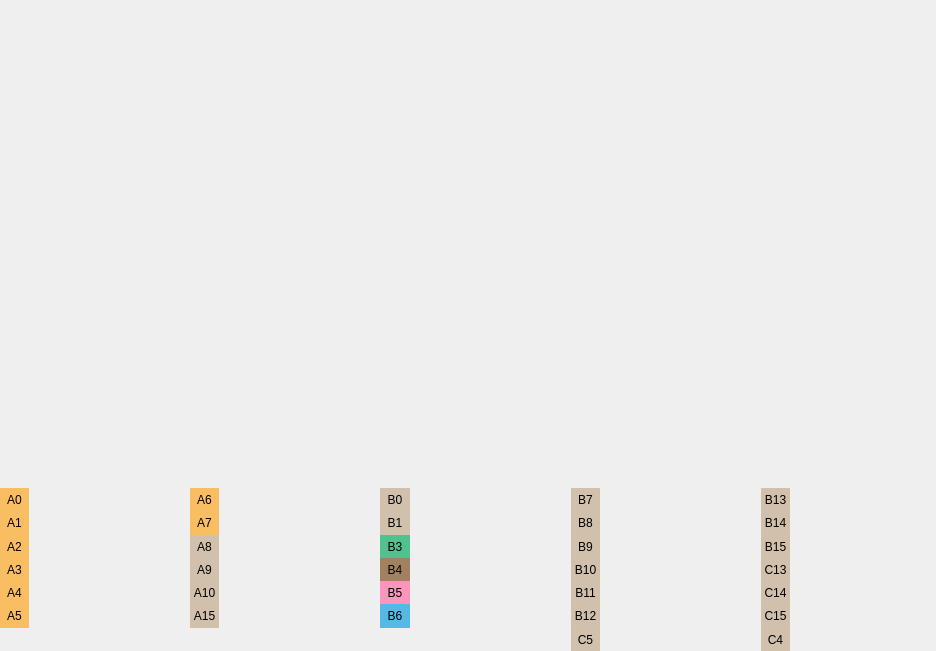
<?xml version="1.0" encoding="UTF-8"?>
<ui version="4.0">
 <class>PinsContrLite</class>
 <widget class="QWidget" name="PinsContrLite">
  <property name="geometry">
   <rect>
    <x>0</x>
    <y>0</y>
    <width>936</width>
    <height>651</height>
   </rect>
  </property>
  <layout class="QVBoxLayout" name="verticalLayout" stretch="11,0,4">
   <property name="spacing">
    <number>0</number>
   </property>
   <property name="leftMargin">
    <number>0</number>
   </property>
   <property name="topMargin">
    <number>0</number>
   </property>
   <property name="rightMargin">
    <number>0</number>
   </property>
   <property name="bottomMargin">
    <number>0</number>
   </property>
   <item>
    <widget class="QLabel" name="label_contrLiteImage">
     <property name="sizePolicy">
      <sizepolicy hsizetype="Ignored" vsizetype="Ignored">
       <horstretch>0</horstretch>
       <verstretch>0</verstretch>
      </sizepolicy>
     </property>
     <property name="text">
      <string notr="true"/>
     </property>
     <property name="pixmap">
      <pixmap resource="../resources.qrc">:/Images/pinout.png</pixmap>
     </property>
     <property name="scaledContents">
      <bool>true</bool>
     </property>
     <property name="alignment">
      <set>Qt::AlignCenter</set>
     </property>
    </widget>
   </item>
   <item>
    <spacer name="verticalSpacer">
     <property name="orientation">
      <enum>Qt::Vertical</enum>
     </property>
     <property name="sizeType">
      <enum>QSizePolicy::Preferred</enum>
     </property>
     <property name="sizeHint" stdset="0">
      <size>
       <width>20</width>
       <height>40</height>
      </size>
     </property>
    </spacer>
   </item>
   <item>
    <layout class="QGridLayout" name="layoutG_pins" rowstretch="1,1,1,1,1,1,1,0" columnstretch="1,5,0,1,5,0,1,5,0,1,5,0,1,5">
     <property name="rightMargin">
      <number>0</number>
     </property>
     <property name="spacing">
      <number>0</number>
     </property>
     <item row="5" column="0">
      <widget class="QLabel" name="text_6">
       <property name="styleSheet">
        <string notr="true">background-color: rgba(251, 176, 59, 200);
color: rgb(0, 0, 0);</string>
       </property>
       <property name="text">
        <string notr="true">A5</string>
       </property>
       <property name="alignment">
        <set>Qt::AlignCenter</set>
       </property>
      </widget>
     </item>
     <item row="0" column="9">
      <widget class="QLabel" name="text_19">
       <property name="styleSheet">
        <string notr="true">background-color: rgba(199, 178, 153, 200);
color: rgb(0, 0, 0);</string>
       </property>
       <property name="text">
        <string notr="true">B7</string>
       </property>
       <property name="alignment">
        <set>Qt::AlignCenter</set>
       </property>
      </widget>
     </item>
     <item row="2" column="3">
      <widget class="QLabel" name="text_9">
       <property name="styleSheet">
        <string notr="true">background-color: rgba(199, 178, 153, 200);
color: rgb(0, 0, 0);</string>
       </property>
       <property name="text">
        <string notr="true">A8</string>
       </property>
       <property name="alignment">
        <set>Qt::AlignCenter</set>
       </property>
      </widget>
     </item>
     <item row="0" column="11">
      <spacer name="horizontalSpacer_4">
       <property name="orientation">
        <enum>Qt::Horizontal</enum>
       </property>
       <property name="sizeType">
        <enum>QSizePolicy::Fixed</enum>
       </property>
       <property name="sizeHint" stdset="0">
        <size>
         <width>15</width>
         <height>10</height>
        </size>
       </property>
      </spacer>
     </item>
     <item row="0" column="5">
      <spacer name="horizontalSpacer_2">
       <property name="orientation">
        <enum>Qt::Horizontal</enum>
       </property>
       <property name="sizeType">
        <enum>QSizePolicy::Fixed</enum>
       </property>
       <property name="sizeHint" stdset="0">
        <size>
         <width>15</width>
         <height>10</height>
        </size>
       </property>
      </spacer>
     </item>
     <item row="3" column="6">
      <widget class="QLabel" name="text_16">
       <property name="styleSheet">
        <string notr="true">background-color: rgba(140, 98, 57, 200);
color: rgb(0, 0, 0);</string>
       </property>
       <property name="text">
        <string notr="true">B4</string>
       </property>
       <property name="alignment">
        <set>Qt::AlignCenter</set>
       </property>
      </widget>
     </item>
     <item row="5" column="9">
      <widget class="QLabel" name="text_24">
       <property name="styleSheet">
        <string notr="true">background-color: rgba(199, 178, 153, 200);
color: rgb(0, 0, 0);</string>
       </property>
       <property name="text">
        <string notr="true">B12</string>
       </property>
       <property name="alignment">
        <set>Qt::AlignCenter</set>
       </property>
      </widget>
     </item>
     <item row="0" column="8">
      <spacer name="horizontalSpacer_3">
       <property name="orientation">
        <enum>Qt::Horizontal</enum>
       </property>
       <property name="sizeType">
        <enum>QSizePolicy::Fixed</enum>
       </property>
       <property name="sizeHint" stdset="0">
        <size>
         <width>15</width>
         <height>10</height>
        </size>
       </property>
      </spacer>
     </item>
     <item row="5" column="6">
      <widget class="QLabel" name="text_18">
       <property name="styleSheet">
        <string notr="true">background-color: rgba(41, 171, 226, 200);
color: rgb(0, 0, 0);</string>
       </property>
       <property name="text">
        <string notr="true">B6</string>
       </property>
       <property name="alignment">
        <set>Qt::AlignCenter</set>
       </property>
      </widget>
     </item>
     <item row="2" column="6">
      <widget class="QLabel" name="text_15">
       <property name="styleSheet">
        <string notr="true">background-color: rgba(34, 181, 115, 200);
color: rgb(0, 0, 0);</string>
       </property>
       <property name="text">
        <string notr="true">B3</string>
       </property>
       <property name="alignment">
        <set>Qt::AlignCenter</set>
       </property>
      </widget>
     </item>
     <item row="1" column="12">
      <widget class="QLabel" name="text_26">
       <property name="styleSheet">
        <string notr="true">background-color: rgba(199, 178, 153, 200);
color: rgb(0, 0, 0);</string>
       </property>
       <property name="text">
        <string notr="true">B14</string>
       </property>
       <property name="alignment">
        <set>Qt::AlignCenter</set>
       </property>
      </widget>
     </item>
     <item row="1" column="2">
      <spacer name="horizontalSpacer">
       <property name="orientation">
        <enum>Qt::Horizontal</enum>
       </property>
       <property name="sizeType">
        <enum>QSizePolicy::Fixed</enum>
       </property>
       <property name="sizeHint" stdset="0">
        <size>
         <width>15</width>
         <height>10</height>
        </size>
       </property>
      </spacer>
     </item>
     <item row="3" column="12">
      <widget class="QLabel" name="text_28">
       <property name="styleSheet">
        <string notr="true">background-color: rgba(199, 178, 153, 200);
color: rgb(0, 0, 0);</string>
       </property>
       <property name="text">
        <string notr="true">C13</string>
       </property>
       <property name="alignment">
        <set>Qt::AlignCenter</set>
       </property>
      </widget>
     </item>
     <item row="4" column="12">
      <widget class="QLabel" name="text_29">
       <property name="styleSheet">
        <string notr="true">background-color: rgba(199, 178, 153, 200);
color: rgb(0, 0, 0);</string>
       </property>
       <property name="text">
        <string notr="true">C14</string>
       </property>
       <property name="alignment">
        <set>Qt::AlignCenter</set>
       </property>
      </widget>
     </item>
     <item row="1" column="6">
      <widget class="QLabel" name="text_14">
       <property name="styleSheet">
        <string notr="true">background-color: rgba(199, 178, 153, 200);
color: rgb(0, 0, 0);</string>
       </property>
       <property name="text">
        <string notr="true">B1</string>
       </property>
       <property name="alignment">
        <set>Qt::AlignCenter</set>
       </property>
      </widget>
     </item>
     <item row="1" column="9">
      <widget class="QLabel" name="text_20">
       <property name="styleSheet">
        <string notr="true">background-color: rgba(199, 178, 153, 200);
color: rgb(0, 0, 0);</string>
       </property>
       <property name="text">
        <string notr="true">B8</string>
       </property>
       <property name="alignment">
        <set>Qt::AlignCenter</set>
       </property>
      </widget>
     </item>
     <item row="4" column="9">
      <widget class="QLabel" name="text_23">
       <property name="styleSheet">
        <string notr="true">background-color: rgba(199, 178, 153, 200);
color: rgb(0, 0, 0);</string>
       </property>
       <property name="text">
        <string notr="true">B11</string>
       </property>
       <property name="alignment">
        <set>Qt::AlignCenter</set>
       </property>
      </widget>
     </item>
     <item row="0" column="6">
      <widget class="QLabel" name="text_13">
       <property name="styleSheet">
        <string notr="true">background-color: rgba(199, 178, 153, 200);
color: rgb(0, 0, 0);</string>
       </property>
       <property name="text">
        <string notr="true">B0</string>
       </property>
       <property name="alignment">
        <set>Qt::AlignCenter</set>
       </property>
      </widget>
     </item>
     <item row="2" column="0">
      <widget class="QLabel" name="text_3">
       <property name="styleSheet">
        <string notr="true">background-color: rgba(251, 176, 59, 200);
color: rgb(0, 0, 0);</string>
       </property>
       <property name="text">
        <string notr="true">A2</string>
       </property>
       <property name="alignment">
        <set>Qt::AlignCenter</set>
       </property>
      </widget>
     </item>
     <item row="3" column="0">
      <widget class="QLabel" name="text_4">
       <property name="styleSheet">
        <string notr="true">background-color: rgba(251, 176, 59, 200);
color: rgb(0, 0, 0);</string>
       </property>
       <property name="text">
        <string notr="true">A3</string>
       </property>
       <property name="alignment">
        <set>Qt::AlignCenter</set>
       </property>
      </widget>
     </item>
     <item row="0" column="0">
      <widget class="QLabel" name="text">
       <property name="sizePolicy">
        <sizepolicy hsizetype="Minimum" vsizetype="Preferred">
         <horstretch>0</horstretch>
         <verstretch>0</verstretch>
        </sizepolicy>
       </property>
       <property name="styleSheet">
        <string notr="true">background-color: rgba(251, 176, 59, 200);
color: rgb(0, 0, 0);</string>
       </property>
       <property name="text">
        <string notr="true">A0</string>
       </property>
       <property name="alignment">
        <set>Qt::AlignCenter</set>
       </property>
      </widget>
     </item>
     <item row="2" column="9">
      <widget class="QLabel" name="text_21">
       <property name="styleSheet">
        <string notr="true">background-color: rgba(199, 178, 153, 200);
color: rgb(0, 0, 0);</string>
       </property>
       <property name="text">
        <string notr="true">B9</string>
       </property>
       <property name="alignment">
        <set>Qt::AlignCenter</set>
       </property>
      </widget>
     </item>
     <item row="3" column="3">
      <widget class="QLabel" name="text_10">
       <property name="styleSheet">
        <string notr="true">background-color: rgba(199, 178, 153, 200);
color: rgb(0, 0, 0);</string>
       </property>
       <property name="text">
        <string notr="true">A9</string>
       </property>
       <property name="alignment">
        <set>Qt::AlignCenter</set>
       </property>
      </widget>
     </item>
     <item row="0" column="12">
      <widget class="QLabel" name="text_25">
       <property name="styleSheet">
        <string notr="true">background-color: rgba(199, 178, 153, 200);
color: rgb(0, 0, 0);</string>
       </property>
       <property name="text">
        <string notr="true">B13</string>
       </property>
       <property name="alignment">
        <set>Qt::AlignCenter</set>
       </property>
      </widget>
     </item>
     <item row="5" column="12">
      <widget class="QLabel" name="text_30">
       <property name="styleSheet">
        <string notr="true">background-color: rgba(199, 178, 153, 200);
color: rgb(0, 0, 0);</string>
       </property>
       <property name="text">
        <string notr="true">C15</string>
       </property>
       <property name="alignment">
        <set>Qt::AlignCenter</set>
       </property>
      </widget>
     </item>
     <item row="6" column="12">
      <widget class="QLabel" name="text_31">
       <property name="styleSheet">
        <string notr="true">background-color: rgba(199, 178, 153, 200);
color: rgb(0, 0, 0);</string>
       </property>
       <property name="text">
        <string notr="true">C4</string>
       </property>
       <property name="alignment">
        <set>Qt::AlignCenter</set>
       </property>
      </widget>
     </item>
     <item row="6" column="9">
      <widget class="QLabel" name="text_32">
       <property name="styleSheet">
        <string notr="true">background-color: rgba(199, 178, 153, 200);
color: rgb(0, 0, 0);</string>
       </property>
       <property name="text">
        <string notr="true">C5</string>
       </property>
       <property name="alignment">
        <set>Qt::AlignCenter</set>
       </property>
      </widget>
     </item>
     <item row="1" column="0">
      <widget class="QLabel" name="text_2">
       <property name="styleSheet">
        <string notr="true">background-color: rgba(251, 176, 59, 200);
color: rgb(0, 0, 0);</string>
       </property>
       <property name="text">
        <string notr="true">A1</string>
       </property>
       <property name="alignment">
        <set>Qt::AlignCenter</set>
       </property>
      </widget>
     </item>
     <item row="4" column="6">
      <widget class="QLabel" name="text_17">
       <property name="styleSheet">
        <string notr="true">background-color: rgba(255, 123, 172, 200);
color: rgb(0, 0, 0);</string>
       </property>
       <property name="text">
        <string notr="true">B5</string>
       </property>
       <property name="alignment">
        <set>Qt::AlignCenter</set>
       </property>
      </widget>
     </item>
     <item row="4" column="0">
      <widget class="QLabel" name="text_5">
       <property name="styleSheet">
        <string notr="true">background-color: rgba(251, 176, 59, 200);
color: rgb(0, 0, 0);</string>
       </property>
       <property name="text">
        <string notr="true">A4</string>
       </property>
       <property name="alignment">
        <set>Qt::AlignCenter</set>
       </property>
      </widget>
     </item>
     <item row="1" column="3">
      <widget class="QLabel" name="text_8">
       <property name="styleSheet">
        <string notr="true">background-color: rgba(251, 176, 59, 200);
color: rgb(0, 0, 0);</string>
       </property>
       <property name="text">
        <string notr="true">A7</string>
       </property>
       <property name="alignment">
        <set>Qt::AlignCenter</set>
       </property>
      </widget>
     </item>
     <item row="5" column="3">
      <widget class="QLabel" name="text_12">
       <property name="styleSheet">
        <string notr="true">background-color: rgba(199, 178, 153, 200);
color: rgb(0, 0, 0);</string>
       </property>
       <property name="text">
        <string notr="true">A15</string>
       </property>
       <property name="alignment">
        <set>Qt::AlignCenter</set>
       </property>
      </widget>
     </item>
     <item row="4" column="3">
      <widget class="QLabel" name="text_11">
       <property name="styleSheet">
        <string notr="true">background-color: rgba(199, 178, 153, 200);
color: rgb(0, 0, 0);</string>
       </property>
       <property name="text">
        <string notr="true">A10</string>
       </property>
       <property name="alignment">
        <set>Qt::AlignCenter</set>
       </property>
      </widget>
     </item>
     <item row="3" column="9">
      <widget class="QLabel" name="text_22">
       <property name="styleSheet">
        <string notr="true">background-color: rgba(199, 178, 153, 200);
color: rgb(0, 0, 0);</string>
       </property>
       <property name="text">
        <string notr="true">B10</string>
       </property>
       <property name="alignment">
        <set>Qt::AlignCenter</set>
       </property>
      </widget>
     </item>
     <item row="0" column="3">
      <widget class="QLabel" name="text_7">
       <property name="styleSheet">
        <string notr="true">background-color: rgba(251, 176, 59, 200);
color: rgb(0, 0, 0);</string>
       </property>
       <property name="text">
        <string notr="true">A6</string>
       </property>
       <property name="alignment">
        <set>Qt::AlignCenter</set>
       </property>
      </widget>
     </item>
     <item row="2" column="12">
      <widget class="QLabel" name="text_27">
       <property name="styleSheet">
        <string notr="true">background-color: rgba(199, 178, 153, 200);
color: rgb(0, 0, 0);</string>
       </property>
       <property name="text">
        <string notr="true">B15</string>
       </property>
       <property name="alignment">
        <set>Qt::AlignCenter</set>
       </property>
      </widget>
     </item>
     <item row="7" column="4">
      <spacer name="horizontalSpacer_5">
       <property name="orientation">
        <enum>Qt::Horizontal</enum>
       </property>
       <property name="sizeType">
        <enum>QSizePolicy::Preferred</enum>
       </property>
       <property name="sizeHint" stdset="0">
        <size>
         <width>0</width>
         <height>0</height>
        </size>
       </property>
      </spacer>
     </item>
     <item row="7" column="7">
      <spacer name="horizontalSpacer_6">
       <property name="orientation">
        <enum>Qt::Horizontal</enum>
       </property>
       <property name="sizeType">
        <enum>QSizePolicy::Preferred</enum>
       </property>
       <property name="sizeHint" stdset="0">
        <size>
         <width>0</width>
         <height>0</height>
        </size>
       </property>
      </spacer>
     </item>
     <item row="7" column="10">
      <spacer name="horizontalSpacer_7">
       <property name="orientation">
        <enum>Qt::Horizontal</enum>
       </property>
       <property name="sizeType">
        <enum>QSizePolicy::Preferred</enum>
       </property>
       <property name="sizeHint" stdset="0">
        <size>
         <width>0</width>
         <height>0</height>
        </size>
       </property>
      </spacer>
     </item>
     <item row="7" column="13">
      <spacer name="horizontalSpacer_8">
       <property name="orientation">
        <enum>Qt::Horizontal</enum>
       </property>
       <property name="sizeType">
        <enum>QSizePolicy::Preferred</enum>
       </property>
       <property name="sizeHint" stdset="0">
        <size>
         <width>0</width>
         <height>0</height>
        </size>
       </property>
      </spacer>
     </item>
     <item row="7" column="1">
      <spacer name="horizontalSpacer_9">
       <property name="orientation">
        <enum>Qt::Horizontal</enum>
       </property>
       <property name="sizeType">
        <enum>QSizePolicy::Preferred</enum>
       </property>
       <property name="sizeHint" stdset="0">
        <size>
         <width>0</width>
         <height>0</height>
        </size>
       </property>
      </spacer>
     </item>
    </layout>
   </item>
  </layout>
 </widget>
 <resources>
  <include location="../resources.qrc"/>
 </resources>
 <connections/>
</ui>
